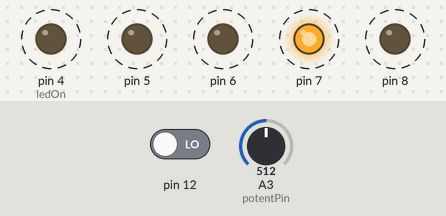
Bench run of a sketch on a simulated Arduino Uno, built with avr-gcc and run on an emulated ATmega328P. Parts: output pins drawn as LEDs (lit = HIGH). Dashed ring = blinking. Inputs (shaded band) come from the test bench; at power-on: A3 (potentPin) = 512, pin 12 LOW.

Above: at 1.25 s.
1.3 s: A3 (potentPin) set to 1023
At 2.2 s:
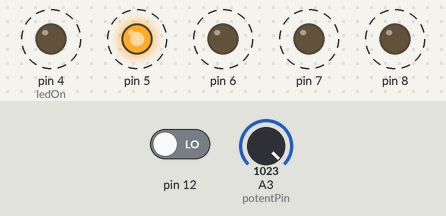
4.3 s: pin 12 driven HIGH
At 4.3 s:
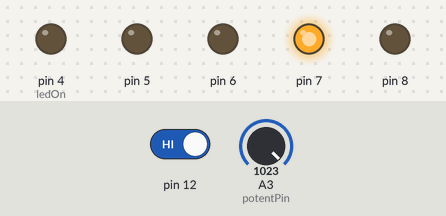
5.8 s: pin 12 driven LOW
At 6.7 s:
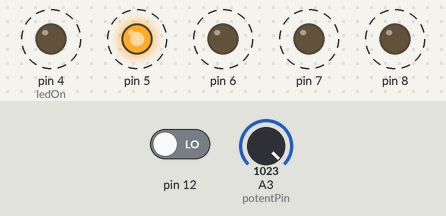
8.8 s: A3 (potentPin) set to 511
At 8.98 s:
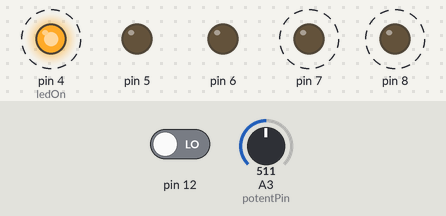
Timing chart, 0 to 12.8 s (numbered marks = the images above; inputs shaded):
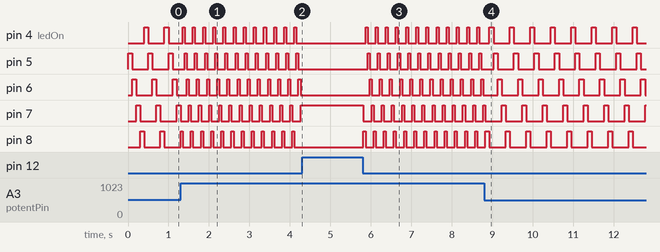

The sketch:

1.10.2_Cha-Cha_Real_Smooth.ino
```cpp
// Unit 1 Digital Sandbox
// Tutorial 1.10 Do the Analog Slide!

// Have the LEDs at D4-D8 cycle automatically (reuse the code from your Reaction Tester!).
// Sliding the potentiometer to the right should increase the speed that the lights cycle, sliding to the left should decrease the speed.
// Your choice of min/max speed.

int ledOn = 4, dspee, potentRead, potentPin = A3;

void setup(){
  pinMode(potentPin, INPUT);
  pinMode(12, INPUT);

  pinMode(4, OUTPUT);
  pinMode(5, OUTPUT);
  pinMode(6, OUTPUT);
  pinMode(7, OUTPUT);
  pinMode(8, OUTPUT);
}

void loop(){
  potentRead = analogRead(potentPin);

  if (digitalRead(12) == HIGH) {
    digitalWrite(ledOn, HIGH);
  }

  else {
    digitalWrite (ledOn, LOW);
    ledOn = ledOn + 1;

    if (ledOn == 9) {
      ledOn = 4;
    }
  }

  digitalWrite(ledOn, HIGH);
  dspee = map(potentRead, 0, 1023, 150, 50);

  delay(dspee);
}
```

Measured:
- after the input at 1.3 s, pin 4 (ledOn), pin 8: alternates HIGH for 0.05 s and LOW for 0.20 s, starting after 0.05 s; pin 5: alternates HIGH for 0.05 s and LOW for 0.20 s, starting after 0.10 s; pin 6: alternates HIGH for 0.05 s and LOW for 0.20 s, starting after 0.15 s; pin 7: alternates HIGH for 0.05 s and LOW for 0.20 s, starting after 0.20 s
- after the input at 4.3 s, pin 4 (ledOn), pin 5, pin 6, pin 8: stops changing and stays LOW; pin 7: stops changing and stays HIGH
- after the input at 5.8 s, pin 4 (ledOn): alternates HIGH for 0.05 s and LOW for 0.20 s, starting after 0.07 s; pin 5: alternates HIGH for 0.05 s and LOW for 0.20 s, starting after 0.12 s; pin 6: alternates HIGH for 0.05 s and LOW for 0.20 s, starting after 0.17 s; pin 7, pin 8: alternates HIGH for 0.05 s and LOW for 0.20 s, starting at once
- after the input at 8.8 s, pin 4 (ledOn), pin 8: alternates HIGH for 0.10 s and LOW for 0.40 s, starting after 0.13 s; pin 5: alternates HIGH for 0.10 s and LOW for 0.40 s, starting after 0.23 s; pin 6: alternates HIGH for 0.10 s and LOW for 0.40 s, starting after 0.33 s; pin 7: alternates HIGH for 0.10 s and LOW for 0.40 s, starting after 0.43 s
- by itself, pin 4 (ledOn), pin 5–8: alternates HIGH for 0.10 s and LOW for 0.40 s
